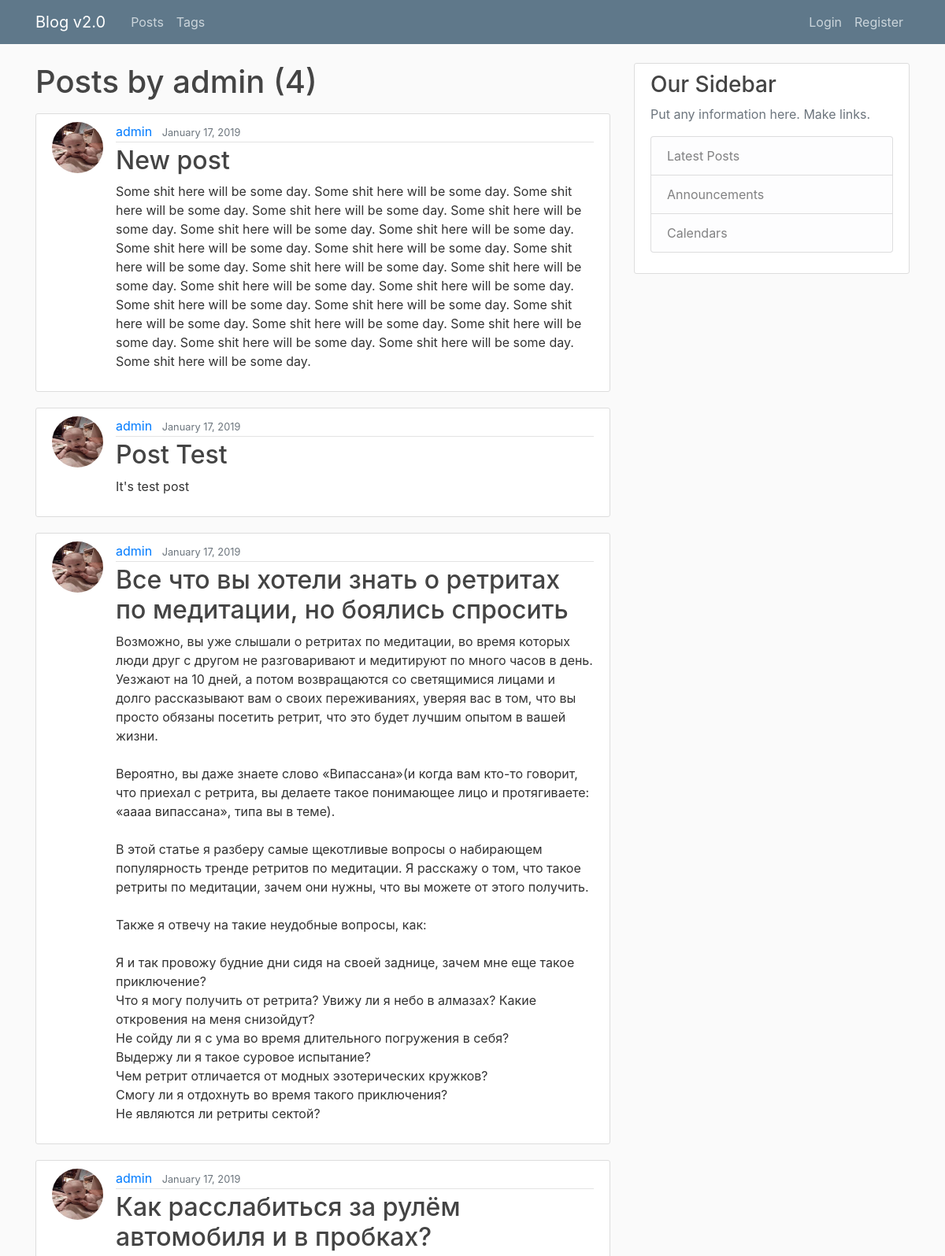
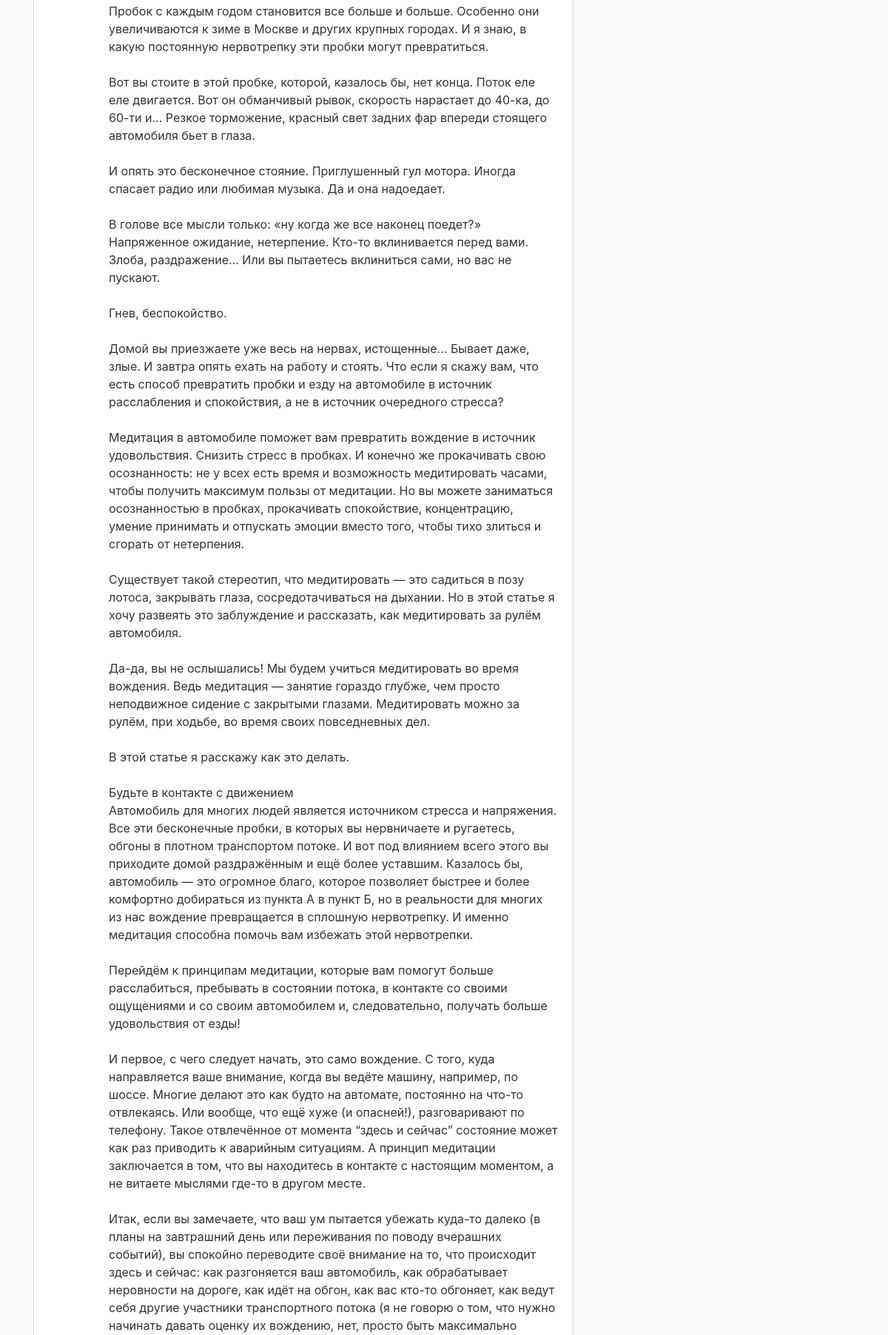
Screenshot of /user/admin (upper part) with the database file from the repository (2 pictures, top to bottom).
### blog/models.py (models this page shows, shortened)
class Post(models.Model):
	title = models.CharField(max_length = 150, unique = True)
	slug = models.SlugField(max_length = 150, unique = True, blank = True)
	content = models.TextField()
	date_posted = models.DateTimeField(default = timezone.now)
	author = models.ForeignKey(User, on_delete = models.CASCADE)
	tags = models.ManyToManyField('Tag', blank = True, related_name = 'posts')
	class Meta:
		ordering = ('-date_posted',)

### users/models.py (models this page shows, shortened)
class Profile(models.Model):
	user = models.OneToOneField(User, on_delete = models.CASCADE)
	image = models.ImageField(default = 'default.jpg', upload_to = save_image_path)

### blog/views.py (the view)
# urls.py: path('user/<str:username>', UserPostListView.as_view(), name = 'user-posts'),
class UserPostListView(ListView):
	model = Post
	template_name = 'blog/user_posts.html'
	context_object_name = 'posts'
	paginate_by = 10
	def get_queryset(self):
		user = get_object_or_404(User, username=self.kwargs.get('username'))
		return Post.objects.filter(author = user)

### blog/templates/blog/user_posts.html (shortened to what this page needs)
{% extends 'blog/base.html' %}
{% block content %}
	<h1 class = 'mb-3'>Posts by {{ view.kwargs.username }} ({{ page_obj.paginator.count }})</h1>
	{% for post in posts %}
	<article class="media content-section">
	  <img src="{{ post.author.profile.image.url }}" class = 'rounded-circle article-img'>
	  <div class="media-body">
	    <div class="article-metadata">
	      <a class="mr-2" href="{% url 'user-posts' post.author.username %}">{{ post.author }}</a>
	      <small class="text-muted">{{ post.date_posted|date:'F d, Y' }}</small>
	    </div>
	    <h2><a class="article-title" href="{% url 'post-detail' post.id %}">{{ post.title }}</a></h2>
	    <p class="article-content">{{ post.content }}</p>
	  </div>
	</article>
	{% endfor %}
{% endblock %}

### static/css/blog/main.css (style rules this page uses)
body { background: #fafafa; color: #333333; margin-top: 5rem; }
h1, h2, h3, h4, h5, h6 { color: #444444; }
.content-section { background: #ffffff; padding: 10px 20px; border: 1px solid #dddddd; border-radius: 3px; margin-bottom: 20px; }
.article-title { color: #444444; }
.article-content { white-space: pre-line; }
.article-img { height: 65px; width: 65px; margin-right: 16px; }
.article-metadata { padding-bottom: 1px; margin-bottom: 4px; border-bottom: 1px solid #e3e3e3 }

### rows the page displays
Post: author.profile.image (picture), author "admin", date_posted "January 17, 2019", title "New post", content "Some shit here will be some day. Some shit here will be some day. Some shit here will be some day. Some shit here will be some day. Some shit here will be some day. Some shit here will be some day. Some shit here will be some day. Some shit here will be some day. Some shit here will be some day. Some shit here will be some day. Some shit here will be some day. Some shit here will be some day. Some shit here will be some day. Some shit here will be some day. Some shit here will be some day. Some shit here will be some day. Some shit here will be some day. Some shit here will be some day. Some shit here will be some day. Some shit here will be some day. Some shit here will be some day. Some…"
Post: author.profile.image (picture), author "admin", date_posted "January 17, 2019", title "Post Test", content "It's test post"
Post: author.profile.image (picture), author "admin", date_posted "January 17, 2019", title "Все что вы хотели знать о ретритах по медитации, но боялись спросить", content "Возможно, вы уже слышали о ретритах по медитации, во время которых люди друг с другом не разговаривают и медитируют по много часов в день. Уезжают на 10 дней, а потом возвращаются со светящимися лицами и долго рассказывают вам о своих переживаниях, уверяя вас в том, что вы просто обязаны посетить ретрит, что это будет лучшим опытом в вашей жизни. Вероятно, вы даже знаете слово «Випассана»(и когда вам кто-то говорит, что приехал с ретрита, вы делаете такое понимающее лицо и протягиваете: «аааа випассана», типа вы в теме). В этой статье я разберу самые щекотливые вопросы о набирающем популярность тренде ретритов по медитации. Я расскажу о том, что такое ретриты по медитации, зачем они нужны,…"
Post: author.profile.image (picture), author "admin", date_posted "January 17, 2019", title "Как расслабиться за рулём автомобиля и в пробках?"

### other values shown
{{ view.kwargs.username }} "admin"
{{ page_obj.paginator.count }} "4"
